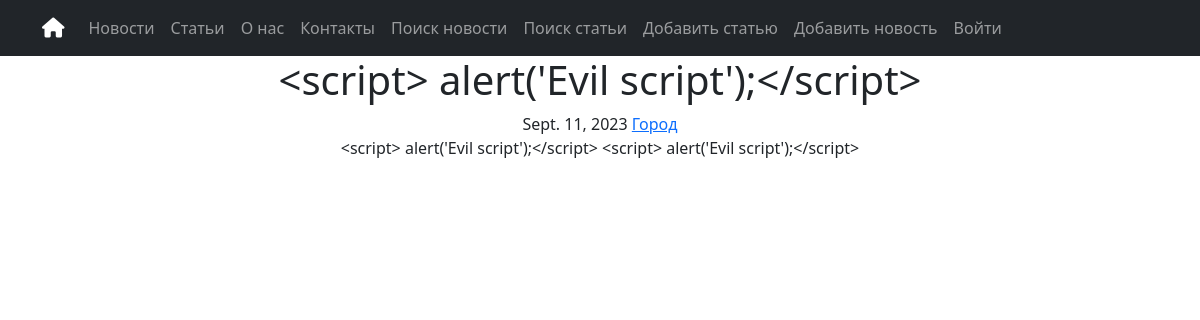
/news/63, run on the app's committed database.
### simpleapp/models.py (models this page shows, shortened)
class News(models.Model):
    title = models.CharField(
        max_length=50,
        unique=True,  # названия товаров не должны повторяться
    )
    description = models.TextField()
    date = models.DateField(help_text=("YYYY-MM-DD"))
    category = models.ManyToManyField(
        Category,
        related_name="news",  # все новости в категории будут доступны через поле news
    )
    class Meta:
        verbose_name_plural = "News"

class Category(models.Model):
    name = models.CharField(max_length=100, unique=True)
    subscribers = models.ManyToManyField(User, related_name="categories")
    def __str__(self):
        return self.name.title()
    class Meta:
        verbose_name_plural = "Categories"

### simpleapp/views.py (the view)
# urls.py: path("<int:pk>", NewsDetail.as_view(), name="news_detail"),
class NewsDetail(DetailView):
    model = News
    template_name = "news/news-detail.html"
    context_object_name = "news"
    def get_object(
        self, *args, **kwargs
    ):  # переопределяем метод получения объекта, как ни странно
        obj = cache.get(
            f'news-{self.kwargs["pk"]}', None
        )  # кэш очень похож на словарь, и метод get действует так же. Он забирает значение по ключу, если его нет, то забирает None.
        if not obj:
            obj = super().get_object(queryset=self.queryset)
            cache.set(f'news-{self.kwargs["pk"]}', obj)
            return obj

### articles/templatetags/custom_censor.py (called while the page is built)
@register.filter()
def censor(value):
    mat = ["банан", "помидор"]
    save_value = []
    words = value.split(' ')
    for word in words:
        a_word = word.lower()
        if a_word in mat:
            lene = len(word)
            wor = []
            for x in word[: -(lene - 1)]:
                wor.append(x)
            for a in range(lene - 1):
                wor.append("*")
            wor =  ''.join(wor)
            save_value.append(wor)
        else:
            save_value.append(word)
    save_value = ' '.join(save_value)
    return save_value

### templates/news/news-detail.html (shortened to what this page needs)
{% extends 'flatpages/default.html' %}
{% load custom_censor %}
{% block content %}
<h1>{{ news.title }}</h1>
<span>{{ news.date }}</span>
<span>
    {% for category in news.category.all %}
    <a href="{% url 'category_details' category.id %}">{{ category }}</a>
    {% endfor %}
</span>
<p>{{ news.description|censor }}</p>
{% endblock content %}

### data on the page
News: title "<script> alert('Evil script');</script>", date "Sept. 11, 2023", description|censor "<script> alert('Evil script');</script> <script> alert('Evil script');</script>"
Category: name "Город"
